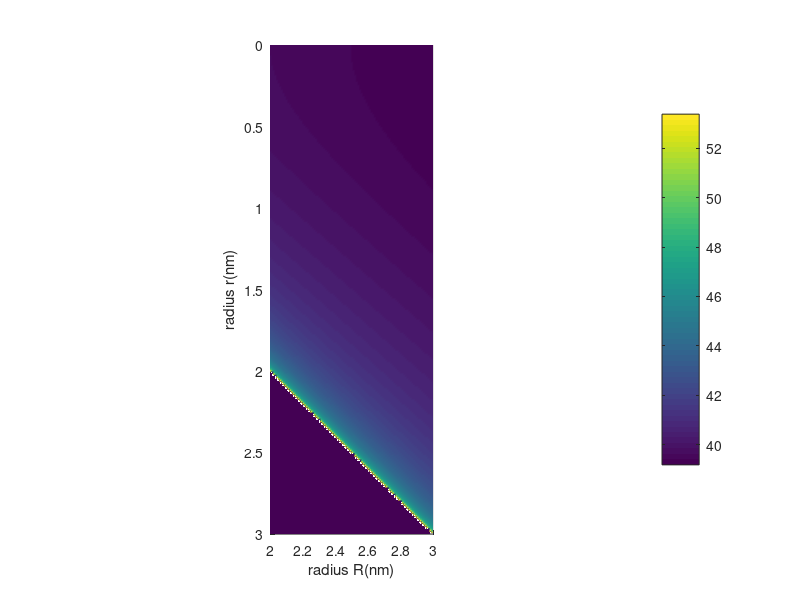

Write MATLAB code to recreate this figure.
Kap=1;
ep_0=8.85*10^-12;
el=1.6*10^-19;
kb=1.38*10^-23;
T=300;
rho_H=33.4*10^27;
R=(2:.01:3) *10^-9;
r=(0:.01:3)*10^-9;
m=22/3*10^9;
rho_0=8*ep_0*Kap*rho_H/m./R./(8*ep_0*Kap+1/kb/T*el^2.*R*rho_H/m);

ep=8*ep_0*Kap;
gamma=el^2*rho_H/(kb*T*m);
rho=zeros(length(R),length(r));

for i=1:length(R)
    for j=1:length(r)
        rho_num=ep*rho_H/m/R(i);
        rho_dem1=gamma*r(j)^2/R(i);
        rho_dem2=ep+gamma*R(i);
        rho(i,j)=rho_num/(1-rho_dem1/rho_dem2)^2;

%         rho(i,j)=5;

    end
end

rho_ave=rho_H./(m.*R);
qsq=-8/kb/T*el^2.*rho_ave./(8*Kap*ep_0-el^2.*R.^2/kb^2/T^2.*rho_ave);

r=0:.01:3;
R=2:.01:3;

plot_rho=log(rho);

for i= 1:length(R)
    for j=1:length(r)
        if r(j)>R(i)
            plot_rho(i,j)=min(min(plot_rho));
%             plot_rho(i,j)=0;
        end
    end
end


surf(r,R,plot_rho, plot_rho  );
xlabel('radius r(nm)');
ylabel('radius R(nm)');
axis equal;
axis([0 3 2 3]);
colorbar ;
view(90,90);
shading interp;